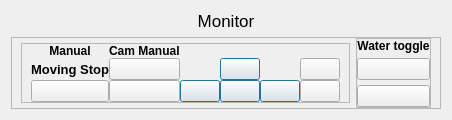
               <widget class="QWidget" name="page_8">
                <layout class="QVBoxLayout" name="verticalLayout_18">
                 <item>
                  <widget class="QLabel" name="label_12">
                   <property name="sizePolicy">
                    <sizepolicy hsizetype="Preferred" vsizetype="Expanding">
                     <horstretch>0</horstretch>
                     <verstretch>0</verstretch>
                    </sizepolicy>
                   </property>
                   <property name="font">
                    <font>
                     <pointsize>13</pointsize>
                    </font>
                   </property>
                   <property name="text">
                    <string>Monitor</string>
                   </property>
                   <property name="alignment">
                    <set>Qt::AlignCenter</set>
                   </property>
                  </widget>
                 </item>
                 <item>
                  <widget class="QFrame" name="frame_16">
                   <property name="sizePolicy">
                    <sizepolicy hsizetype="Preferred" vsizetype="Preferred">
                     <horstretch>0</horstretch>
                     <verstretch>0</verstretch>
                    </sizepolicy>
                   </property>
                   <property name="maximumSize">
                    <size>
                     <width>450</width>
                     <height>90</height>
                    </size>
                   </property>
                   <property name="frameShape">
                    <enum>QFrame::StyledPanel</enum>
                   </property>
                   <property name="frameShadow">
                    <enum>QFrame::Raised</enum>
                   </property>
                   <layout class="QHBoxLayout" name="horizontalLayout_17">
                    <property name="topMargin">
                     <number>0</number>
                    </property>
                    <property name="bottomMargin">
                     <number>0</number>
                    </property>
                    <item alignment="Qt::AlignRight|Qt::AlignVCenter">
                     <widget class="QFrame" name="frame_17">
                      <property name="sizePolicy">
                       <sizepolicy hsizetype="Maximum" vsizetype="Maximum">
                        <horstretch>0</horstretch>
                        <verstretch>0</verstretch>
                       </sizepolicy>
                      </property>
                      <property name="maximumSize">
                       <size>
                        <width>16777215</width>
                        <height>90</height>
                       </size>
                      </property>
                      <property name="frameShape">
                       <enum>QFrame::StyledPanel</enum>
                      </property>
                      <property name="frameShadow">
                       <enum>QFrame::Raised</enum>
                      </property>
                      <layout class="QHBoxLayout" name="horizontalLayout_18">
                       <property name="topMargin">
                        <number>0</number>
                       </property>
                       <property name="bottomMargin">
                        <number>0</number>
                       </property>
                       <item>
                        <layout class="QGridLayout" name="controlBtnLayout">
                         <property name="spacing">
                          <number>0</number>
                         </property>
                         <item row="0" column="1">
                          <widget class="QLabel" name="label_10">
                           <property name="font">
                            <font>
                             <weight>75</weight>
                             <bold>true</bold>
                            </font>
                           </property>
                           <property name="text">
                            <string>Cam Manual</string>
                           </property>
                          </widget>
                         </item>
                         <item row="1" column="3" alignment="Qt::AlignHCenter|Qt::AlignVCenter">
                          <widget class="QPushButton" name="pushButton_2">
                           <property name="toolTip">
                            <string>Aim the camera upwards</string>
                           </property>
                           <property name="text">
                            <string/>
                           </property>
                           <property name="icon">
                            <iconset resource="resources.qrc">
                             <normaloff>:/icons/icons/whiteIcons/arrow-up-circle.svg</normaloff>:/icons/icons/whiteIcons/arrow-up-circle.svg</iconset>
                           </property>
                           <property name="iconSize">
                            <size>
                             <width>30</width>
                             <height>30</height>
                            </size>
                           </property>
                           <property name="autoRepeat">
                            <bool>true</bool>
                           </property>
                           <property name="default">
                            <bool>true</bool>
                           </property>
                          </widget>
                         </item>
                         <item row="2" column="3" alignment="Qt::AlignHCenter|Qt::AlignTop">
                          <widget class="QPushButton" name="pushButton">
                           <property name="toolTip">
                            <string>Aim the camera downwards</string>
                           </property>
                           <property name="text">
                            <string/>
                           </property>
                           <property name="icon">
                            <iconset resource="resources.qrc">
                             <normaloff>:/icons/icons/whiteIcons/arrow-down-circle.svg</normaloff>:/icons/icons/whiteIcons/arrow-down-circle.svg</iconset>
                           </property>
                           <property name="iconSize">
                            <size>
                             <width>30</width>
                             <height>30</height>
                            </size>
                           </property>
                           <property name="autoRepeat">
                            <bool>true</bool>
                           </property>
                           <property name="default">
                            <bool>true</bool>
                           </property>
                          </widget>
                         </item>
                         <item row="1" column="5" alignment="Qt::AlignLeft|Qt::AlignVCenter">
                          <widget class="QPushButton" name="pushButton_5">
                           <property name="toolTip">
                            <string>Zoom In</string>
                           </property>
                           <property name="text">
                            <string/>
                           </property>
                           <property name="icon">
                            <iconset resource="resources.qrc">
                             <normaloff>:/icons/icons/whiteIcons/plus-square.svg</normaloff>:/icons/icons/whiteIcons/plus-square.svg</iconset>
                           </property>
                           <property name="iconSize">
                            <size>
                             <width>30</width>
                             <height>30</height>
                            </size>
                           </property>
                           <property name="autoRepeat">
                            <bool>true</bool>
                           </property>
                          </widget>
                         </item>
                         <item row="2" column="2" alignment="Qt::AlignRight|Qt::AlignTop">
                          <widget class="QPushButton" name="pushButton_4">
                           <property name="toolTip">
                            <string>Aim the camera to the left</string>
                           </property>
                           <property name="text">
                            <string/>
                           </property>
                           <property name="icon">
                            <iconset resource="resources.qrc">
                             <normaloff>:/icons/icons/whiteIcons/arrow-left-circle.svg</normaloff>:/icons/icons/whiteIcons/arrow-left-circle.svg</iconset>
                           </property>
                           <property name="iconSize">
                            <size>
                             <width>30</width>
                             <height>30</height>
                            </size>
                           </property>
                           <property name="autoRepeat">
                            <bool>true</bool>
                           </property>
                           <property name="default">
                            <bool>true</bool>
                           </property>
                          </widget>
                         </item>
                         <item row="2" column="4" alignment="Qt::AlignLeft|Qt::AlignTop">
                          <widget class="QPushButton" name="pushButton_3">
                           <property name="toolTip">
                            <string>Aim the camera to the right</string>
                           </property>
                           <property name="text">
                            <string/>
                           </property>
                           <property name="icon">
                            <iconset resource="resources.qrc">
                             <normaloff>:/icons/icons/whiteIcons/arrow-right-circle.svg</normaloff>:/icons/icons/whiteIcons/arrow-right-circle.svg</iconset>
                           </property>
                           <property name="iconSize">
                            <size>
                             <width>30</width>
                             <height>30</height>
                            </size>
                           </property>
                           <property name="autoRepeat">
                            <bool>true</bool>
                           </property>
                           <property name="default">
                            <bool>true</bool>
                           </property>
                          </widget>
                         </item>
                         <item row="1" column="1">
                          <widget class="QPushButton" name="pushButton_8">
                           <property name="toolTip">
                            <string>Manual Toggle On</string>
                           </property>
                           <property name="text">
                            <string/>
                           </property>
                           <property name="icon">
                            <iconset resource="resources.qrc">
                             <normaloff>:/icons/icons/whiteIcons/on-rounded.svg</normaloff>
                             <normalon>:/icons_orange/icons/orangIcons/on-rounded-clicked.svg</normalon>:/icons/icons/whiteIcons/on-rounded.svg</iconset>
                           </property>
                           <property name="iconSize">
                            <size>
                             <width>35</width>
                             <height>35</height>
                            </size>
                           </property>
                          </widget>
                         </item>
                         <item row="2" column="1">
                          <widget class="QPushButton" name="pushButton_7">
                           <property name="toolTip">
                            <string>Manual Toggle Off</string>
                           </property>
                           <property name="text">
                            <string/>
                           </property>
                           <property name="icon">
                            <iconset resource="resources.qrc">
                             <normaloff>:/icons/icons/whiteIcons/off-rounded.svg</normaloff>
                             <normalon>:/icons_orange/icons/orangIcons/off-rounded-clicked.svg</normalon>:/icons/icons/whiteIcons/off-rounded.svg</iconset>
                           </property>
                           <property name="iconSize">
                            <size>
                             <width>35</width>
                             <height>35</height>
                            </size>
                           </property>
                          </widget>
                         </item>
                         <item row="2" column="5" alignment="Qt::AlignLeft|Qt::AlignTop">
                          <widget class="QPushButton" name="pushButton_6">
                           <property name="toolTip">
                            <string>Zoom Out</string>
                           </property>
                           <property name="text">
                            <string/>
                           </property>
                           <property name="icon">
                            <iconset resource="resources.qrc">
                             <normaloff>:/icons/icons/whiteIcons/minus-square.svg</normaloff>:/icons/icons/whiteIcons/minus-square.svg</iconset>
                           </property>
                           <property name="iconSize">
                            <size>
                             <width>30</width>
                             <height>30</height>
                            </size>
                           </property>
                           <property name="autoRepeat">
                            <bool>true</bool>
                           </property>
                          </widget>
                         </item>
                         <item row="2" column="0">
                          <widget class="QPushButton" name="pushButton_12">
                           <property name="toolTip">
                            <string>Manual Moving Stop</string>
                           </property>
                           <property name="text">
                            <string/>
                           </property>
                           <property name="icon">
                            <iconset resource="resources.qrc">
                             <normaloff>:/icons/icons/whiteIcons/stop-circle.svg</normaloff>:/icons/icons/whiteIcons/stop-circle.svg</iconset>
                           </property>
                           <property name="iconSize">
                            <size>
                             <width>35</width>
                             <height>35</height>
                            </size>
                           </property>
                          </widget>
                         </item>
                         <item row="1" column="0">
                          <widget class="QLabel" name="label_18">
                           <property name="font">
                            <font>
                             <pointsize>10</pointsize>
                             <weight>75</weight>
                             <bold>true</bold>
                            </font>
                           </property>
                           <property name="text">
                            <string>Moving Stop</string>
                           </property>
                           <property name="alignment">
                            <set>Qt::AlignCenter</set>
                           </property>
                          </widget>
                         </item>
                         <item row="0" column="0">
                          <widget class="QLabel" name="label_19">
                           <property name="font">
                            <font>
                             <weight>75</weight>
                             <bold>true</bold>
                            </font>
                           </property>
                           <property name="text">
                            <string>Manual</string>
                           </property>
                           <property name="alignment">
                            <set>Qt::AlignCenter</set>
                           </property>
                          </widget>
                         </item>
                        </layout>
                       </item>
                      </layout>
                     </widget>
                    </item>
                    <item>
                     <widget class="QFrame" name="frame_19">
                      <property name="frameShape">
                       <enum>QFrame::StyledPanel</enum>
                      </property>
                      <property name="frameShadow">
                       <enum>QFrame::Raised</enum>
                      </property>
                      <layout class="QVBoxLayout" name="verticalLayout_25">
                       <property name="spacing">
                        <number>5</number>
                       </property>
                       <property name="leftMargin">
                        <number>0</number>
                       </property>
                       <property name="topMargin">
                        <number>0</number>
                       </property>
                       <property name="rightMargin">
                        <number>0</number>
                       </property>
                       <property name="bottomMargin">
                        <number>0</number>
                       </property>
                       <item alignment="Qt::AlignTop">
                        <widget class="QLabel" name="label_17">
                         <property name="font">
                          <font>
                           <weight>75</weight>
                           <bold>true</bold>
                          </font>
                         </property>
                         <property name="text">
                          <string>Water toggle</string>
                         </property>
                         <property name="alignment">
                          <set>Qt::AlignCenter</set>
                         </property>
                        </widget>
                       </item>
                       <item>
                        <widget class="QPushButton" name="pushButton_9">
                         <property name="toolTip">
                          <string>Water Pump On</string>
                         </property>
                         <property name="text">
                          <string/>
                         </property>
                         <property name="icon">
                          <iconset resource="resources.qrc">
                           <normaloff>:/icons/icons/whiteIcons/on-rounded.svg</normaloff>
                           <normalon>:/icons_orange/icons/orangIcons/on-rounded-clicked.svg</normalon>:/icons/icons/whiteIcons/on-rounded.svg</iconset>
                         </property>
                         <property name="iconSize">
                          <size>
                           <width>35</width>
                           <height>35</height>
                          </size>
                         </property>
                        </widget>
                       </item>
                       <item>
                        <widget class="QPushButton" name="pushButton_10">
                         <property name="toolTip">
                          <string>Water Pump Off</string>
                         </property>
                         <property name="text">
                          <string/>
                         </property>
                         <property name="icon">
                          <iconset resource="resources.qrc">
                           <normaloff>:/icons/icons/whiteIcons/off-rounded.svg</normaloff>
                           <normalon>:/icons_orange/icons/orangIcons/off-rounded-clicked.svg</normalon>:/icons/icons/whiteIcons/off-rounded.svg</iconset>
                         </property>
                         <property name="iconSize">
                          <size>
                           <width>35</width>
                           <height>35</height>
                          </size>
                         </property>
                        </widget>
                       </item>
                      </layout>
                     </widget>
                    </item>
                   </layout>
                  </widget>
                 </item>
                </layout>
               </widget>
